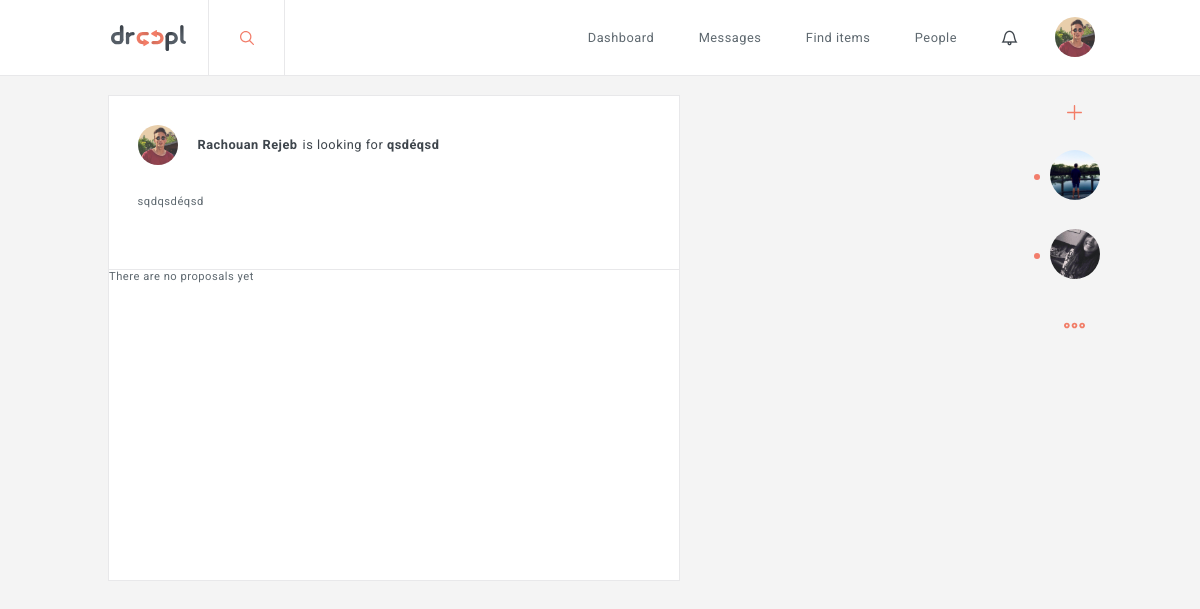
The app's page /development/index.php?page=detail&questid=202 (signed in) with its own data.
### tables this page shows
CREATE TABLE `quests` (
  `quest_id` int(11) NOT NULL,
  `item` varchar(255) NOT NULL,
  `user_id` int(11) NOT NULL,
  `quest_description` text NOT NULL,
  `type` int(11) NOT NULL,
  `creation_date` timestamp NOT NULL DEFAULT CURRENT_TIMESTAMP,
  `active` tinyint(1) NOT NULL,
  `views` int(11) NOT NULL
);

CREATE TABLE `users` (
  `id` int(11) NOT NULL,
  `firstname` varchar(255) NOT NULL,
  `lastname` varchar(255) NOT NULL,
  `email` varchar(255) NOT NULL,
  `picture` varchar(255) NOT NULL,
  `age` date NOT NULL,
  `street` varchar(255) NOT NULL,
  `nr` varchar(255) NOT NULL,
  `zipcode` varchar(255) NOT NULL,
  `city` varchar(255) NOT NULL,
  `password` varchar(255) NOT NULL,
  `occupation` varchar(255) NOT NULL,
  `number` varchar(255) NOT NULL,
  `status` tinyint(1) NOT NULL,
  `verification` tinyint(1) NOT NULL,
  `description` text NOT NULL,
  `lang` varchar(255) NOT NULL,
  `latitude` varchar(255) NOT NULL,
  `longitude` varchar(255) NOT NULL
);

CREATE TABLE `conversation` (
  `conversation_id` int(11) NOT NULL,
  `conversation_name` varchar(255) NOT NULL,
  `conversation_creation_date` timestamp NOT NULL DEFAULT CURRENT_TIMESTAMP ON UPDATE CURRENT_TIMESTAMP,
  `conversation_typing` tinyint(1) NOT NULL
);

### development/controller/AppController.php (called while the page is built, shortened)
<?php
class AppController {
	public $route = array();
	public $viewVars = array();
	public function filter() {
		call_user_func(array($this, $this->route['action']));
		$this->converstations();
	}
	public function converstations(){
		require_once WWW_ROOT . 'dao' .DS. 'ConvoUsersDAO.php';
		$this->convoUsersDAO = new ConvoUsersDAO();
		if(!empty($_SESSION['user'])){
			$converstations = $this->convoUsersDAO->getConversationByUserId($_SESSION['user']['id']);
		}
	}
	public function render() {
		extract($this->viewVars, EXTR_OVERWRITE);
		require WWW_ROOT . 'parts/menu.php';
	    require WWW_ROOT . 'pages/' . strtolower($this->route['controller']) . DS . $this->route['action'] . '.php';
	    require WWW_ROOT . 'parts/footer.php';
	}
	public function set($variableName, $value) {
		$this->viewVars[$variableName] = $value;
	}
}

### development/index.php (called while the page is built, shortened)
<?php
require_once WWW_ROOT . 'classes' .DS. 'DatabasePDO.php';
require_once WWW_ROOT . 'includes' .DS. 'routes.php';
$route = $routes[$_GET['page']];
$controllerObj = new $controllerName();
$controllerObj->route = $route;
$controllerObj->filter();
$controllerObj->render();

### development/controller/FeedController.php (called while the page is built, shortened)
<?php
require_once WWW_ROOT . 'controller'. DS .'AppController.php';
class FeedController extends AppController{
	public $feedDAO;
	public function __construct(){
		require_once WWW_ROOT . 'dao' .DS. 'FeedDAO.php';
		$this->feedDAO = new FeedDAO();
	}
    public function detail(){
    	if(isset($_GET) && !empty($_GET['questid'])){
    		$quest = $this->feedDAO->getQuestById($_GET['questid']);
    	}
    }
}

### development/classes/DatabasePDO.php (called while the page is built)
<?php
class DatabasePDO
{
    public static function getInstance()
    {
        $dsn = Config::DB_TYPE . ':host=' . Config::DB_HOST . ';dbname=' . Config::DB_NAME;
        $pdo = new PDO($dsn, Config::DB_USER, Config::DB_PASS);
        $pdo->setAttribute(PDO::ATTR_ERRMODE, PDO::ERRMODE_EXCEPTION);
		$pdo->setAttribute(PDO::ATTR_EMULATE_PREPARES, false);
        return $pdo;
    }
}

### development/dao/FeedDAO.php (called while the page is built, shortened)
<?php
require_once WWW_ROOT .'classes'. DS . 'DatabasePDO.php';
class FeedDAO
{
	public $pdo;
	public function __construct(){
		$this->pdo = DatabasePDO::getInstance();
	}
	public function getQuestById($quest_id){
		$sql = 'SELECT q.quest_id,q.item,q.quest_description,q.creation_date ,q.type, u.id,u.latitude,u.longitude, u.firstname ,u.lastname,u.picture, i.image_url,c.collection_image,c.item_name,c.user_id,c.collection_id,c.collection_image,c.item_name,c.user_id
		FROM quests AS q
		LEFT OUTER JOIN users AS u
        on q.user_id = u.id
        LEFT OUTER JOIN images AS i
        on q.quest_id = i.quest_id
        LEFT OUTER JOIN offers AS o
        on q.quest_id = o.quest_id
        LEFT OUTER JOIN collection AS c
        on o.collection_id = c.collection_id
        WHERE q.quest_id = :quest_id
        GROUP BY q.quest_id
        ORDER BY q.creation_date DESC';
		$stmt = $this->pdo->prepare($sql);
		$stmt->bindValue(':quest_id',$quest_id);
		if($stmt->execute()){
			$quest = $stmt->fetch(PDO::FETCH_ASSOC);
			if(!empty($quest)){
				return $quest;
			}
		}
		return array();
	}
}

### development/dao/ConvoUsersDAO.php (called while the page is built, shortened)
<?php
require_once WWW_ROOT .'classes'. DS . 'DatabasePDO.php';
class ConvoUsersDAO
{
	public $pdo;
	public function __construct(){
		$this->pdo = DatabasePDO::getInstance();
	}
	public function getConversationByUserId($user_id){
		$sql = 'SELECT c.conversation_id,c.conversation_name,u.id,u.firstname ,m.message,m.message_creation_date,u.lastname,u.picture
		FROM conversation_users AS cu
        LEFT OUTER JOIN conversation AS c
        on cu.conversation_id = c.conversation_id
		LEFT OUTER JOIN users AS u
        on u.id = (
           SELECT x.user_id
FROM conversation_users AS x
WHERE x.conversation_id = cu.conversation_id AND x.user_id != :check_id
GROUP BY x.conversation_id
        )
        LEFT OUTER JOIN messages AS m
        on c.conversation_id = m.conversation_id AND m.message_creation_date =
        (
           SELECT MAX(r.message_creation_date) FROM conversation_users AS k LEFT OUTER JOIN messages AS r ON r.conversation_id = k.conversation_id WHERE k.conversation_id = cu.conversation_id
        )
        WHERE cu.user_id = :user_id
        GROUP BY cu.id
        ORDER BY m.message_creation_date DESC';
		$stmt = $this->pdo->prepare($sql);
		$stmt->bindValue(':check_id',$user_id);
		$stmt->bindValue(':user_id',$user_id);
		if($stmt->execute()){
			$conversations = $stmt->fetchAll(PDO::FETCH_ASSOC);
			if(!empty($conversations)){
				return $conversations;
			}
		}
		return array();
	}
}

### development/parts/menu.php (the view, shortened to what this page needs)
<!DOCTYPE html>
<html class="no-js">
<head>
    <link rel="stylesheet" type="text/css" href="css/feather.css">
    <link rel="stylesheet" type="text/css" href="css/animate.css">
    <link rel="stylesheet" type="text/css" href="css/loaders.min.css">
    <link rel="stylesheet" type="text/css" href="css/hover.css">
	<link rel="stylesheet" type="text/css" href="css/style.css">
</head>
<body>
    <?php if($_GET['page'] != "login" && $_GET['page'] != "register"){ ?>
<header id="menu">
	<div>
    <h1><a href="?page=feed" class="logo"><span class="hide">Droopl</span></a></h1>
    <form action="">
        <input type="button" id="search_submit" name="search_submit" value="search">
    </form>
    <nav>
    	<ul>
    		<li><a href="?page=feed" <?php if($_GET['page'] == "feed"){ echo 'class="current-menu-page"'; }?> ><?php
            switch ($_SESSION['language']) {
			        case 'en':
			        echo "Dashboard";
			        break;
			    }
            ?></a></li>
            <li><a href="?page=messages" <?php if($_GET['page'] == "messages"){ echo 'class="current-menu-page"'; }?> ><?php
            switch ($_SESSION['language']) {
			        case 'en':
			        echo "Messages";
			        break;
			    }
            ?></a></li>
    		<li><a href="" <?php if($_GET['page'] == "items"){ echo 'class="current-menu-page"'; }?> ><?php
            switch ($_SESSION['language']) {
			        case 'en':
			        echo "Find items";
			        break;
			    }
            ?></a></li>
    		<li><a href="" <?php if($_GET['page'] == "people"){ echo 'class="current-menu-page"'; }?> ><?php
            switch ($_SESSION['language']) {
			        case 'en':
			        echo "People";
			        break;
			    }
            ?></a></li>
    		<li id="notif" class="notifications">
    			<span class="icon-bell"></span>
    		</li>
    		<li class="profile">
                <?php if(!empty($_SESSION['user'])){ ?>
    			<?php if(!empty($_SESSION['user']['picture'])){ ?>
				<img class="profile-img" src="images/profile_pictures/<?php echo $_SESSION['user']['picture'];?>" alt="rachouan rejeb">
				<?php }else{ ?>
				<img class="profile-img" src="images/profile_pictures/notfound.svg" alt="rachouan rejeb">
				<?php }?>
                <? } ?>
    		</li>
    	</ul>
    </nav>
    </div>
</header>
<?php } ?>
<article>

### development/pages/feed/detail.php (shortened to what this page needs)
<div class="feed">
<section class="quest" id="<?php echo $quest['quest_id']; ?>">
<header>
<?php if(!empty($quest['picture'])){ ?>
<img src="images/profile_pictures/<?php echo $quest['picture'];?>" alt="rachouan rejeb">
<?php }else{ ?>
<img src="images/profile_pictures/notfound.svg" alt="rachouan rejeb">
<?php }?>
<h1><a href="?page=user&id=<?php echo $quest['id']; ?>"> <?php echo $quest['firstname']; echo " "; echo $quest['lastname'];?></a><?php if($quest['type'] == 0){
    switch ($_SESSION['language']) {
        case 'en':
        echo "is looking for ";
        break;
    }
}?><span><?php echo $quest['item']; ?></span></h1>
</header>
<aside class="info">
<p>
<?php echo $quest['quest_description'] ?></p>
</aside>
<footer class="detail">
<div class="proposals-list">
    <ul class="list">
        <?php
        if(!empty($proposals)){
        foreach ($proposals as $key => $value) {?>
            <li class="propo" id="<?php echo $value['propo_id']; ?>">
            <ul>
                <li class="profile-pic">
                    <img src="images/profile_pictures/<?php echo $value['picture']; ?>">
                </li>
                <li class="profile-name">
                    <p><a href="?page=user&id=<?php echo $value['id']; ?>"><?php  echo $value['firstname']; ?> <?php echo $value['lastname']; ?></a> proposed</p>
                </li>
                <li class="collection-pic">
                    <img src="images/collection/<?php echo $value['collection_image']; ?>">
                </li>
            </ul>
        </li>
        <?php }}else{ ?>
        <div class="no-proposals-container">
        	<p class="no-proposals-yet">There are no proposals yet</p>
        </div>
        <?php } ?>
    </ul>
</div>
</footer>
</section>
</div>

### development/parts/footer.php (shortened to what this page needs)
<?php if($_GET['page'] != "login" && $_GET['page'] != "search" && $_GET['page'] != "messages" && $_GET['page'] != "404" && $_GET['page'] != "register"){ ?>
<section class="chat">
    <ul>
        <li class="animated fadeIn new-conversation">
            <span class="new-icon"></span>
        </li>
        <?php if(!empty($dynamicConvos)){ ?>
            <?php foreach ($dynamicConvos as $key => $value) { ?>
                  <li class="conversation-bubble"><?php if(!empty($value['picture'])){ ?>
                <img class="profile_img" src="images/profile_pictures/<?php echo $value['picture'];?>" alt="rachouan rejeb">
                <?php }else{ ?>
                <img class="profile_img" src="images/profile_pictures/notfound.svg" alt="rachouan rejeb">
                <?php }?><span class="new-msg animated-slow infinite pulse"></span></li>
            <?php } ?>
        <?php } ?>
        <li class="animated fadeIn more-conversations">
            <a href="?page=messages">
            </a>
        </li>
    </ul>
</section>
<?php } ?>
</article>
</body>
</html>

### development/css/feather.css (style rules this page uses)
[class^="icon-"], [class*=" icon-"] { display: inline-block; font-family: "feather"; font-style: normal; font-weight: normal; font-variant: normal; text-transform: none; speak: none; line-height: 1; -webkit-font-smoothing: antialiased; -moz-osx-font-smoothing: grayscale; }
.icon-bell:before { content: "\e006"; }

### records on screen
quests: user.picture (picture), user.firstname "Rachouan", user.lastname "Rejeb", item "qsdéqsd", quest_description "sqdqsdéqsd"
conversation: users.picture (picture)
conversation: users.picture (picture)
